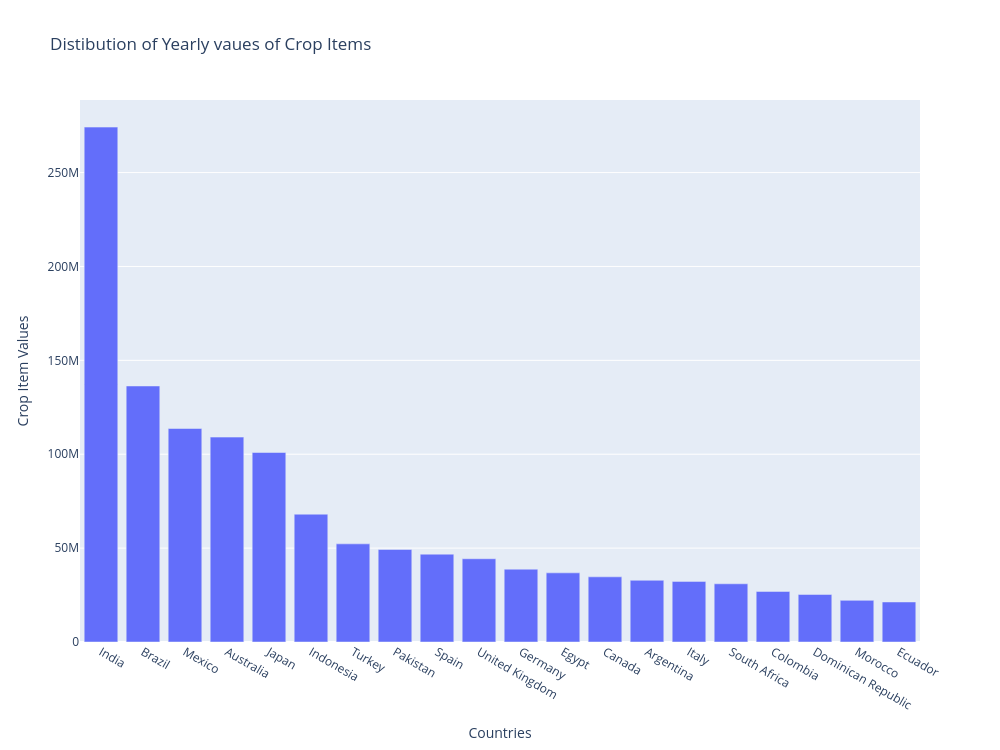

Notebook source saved alongside this figure:
### Code cell
#distribution of countries by crop values
area_values = df.groupby("area")["crop_value"].sum().sort_values(ascending=False).head(20)

fig3 = px.bar(
    x = area_values.index,
    y = area_values.values,
    title = "Distibution of Yearly vaues of Crop Items"
)
fig3.update_layout(
    width=1000,
    height=750,
    xaxis_title="Countries",
    yaxis_title= "Crop Item Values"
)

fig3.show()

### Figure 1 — Plotly figure (JSON) as saved in the notebook; plotly's stock layout.template omitted (floating-point values rounded to 4 significant figures)
{"data": [{"hovertemplate": "x=%{x}<br>y=%{y}<extra></extra>", "legendgroup": "", "marker": {"color": "#636efa", "pattern": {"shape": ""}}, "name": "", "orientation": "v", "showlegend": false, "textposition": "auto", "type": "bar", "x": ["India", "Brazil", "Mexico", "Australia", "Japan", "Indonesia", "Turkey", "Pakistan", "Spain", "United Kingdom", "Germany", "Egypt", "Canada", "Argentina", "Italy", "South Africa", "Colombia", "Dominican Republic", "Morocco", "Ecuador"], "xaxis": "x", "y": [274219558, 136340329, 113698872, 109111062, 100924145, 68067328, 52263950, 49264956, 46773540, 44335992, 38780463, 36828848, 34706922, 32864032, 32280700, 30999849, 26927138, 25312166, 22173010, 21315591], "yaxis": "y"}], "layout": {"barmode": "relative", "height": 750, "legend": {"tracegroupgap": 0}, "title": {"text": "Distibution of Yearly vaues of Crop Items"}, "width": 1000, "xaxis": {"anchor": "y", "domain": [0, 1], "title": {"text": "Countries"}}, "yaxis": {"anchor": "x", "domain": [0, 1], "title": {"text": "Crop Item Values"}}}}
